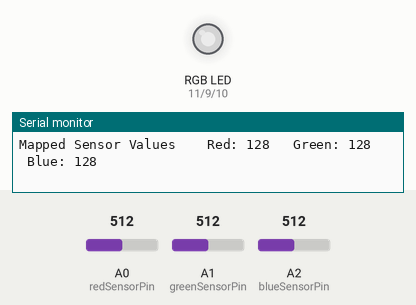
Recording of a sketch running on a simulated Arduino Uno, built with avr-gcc and run on an emulated ATmega328P. Parts: an RGB LED mixed from three pins (HIGH = lit), the last lines printed to the serial monitor. Inputs (shaded band) come from the test bench; at power-on: A0 (redSensorPin) = 512, A1 (greenSensorPin) = 512, A2 (blueSensorPin) = 512. Dim RGB values are drawn brighter than linear.

Above: at 1.8 s.
1.9 s: A0 (redSensorPin) set to 716
At 3.3 s:
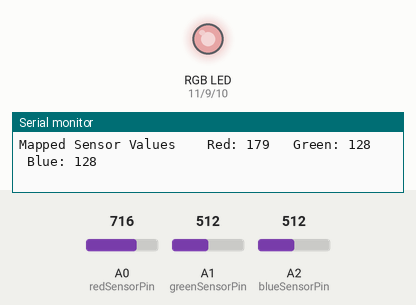
3.6 s: A1 (greenSensorPin) set to 716
At 5.4 s:
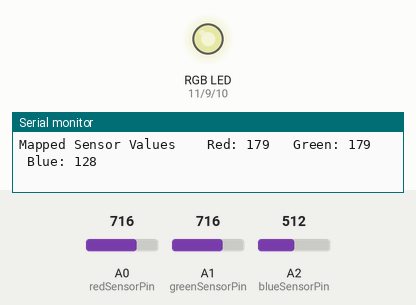
5.7 s: A2 (blueSensorPin) set to 716
At 7.5 s:
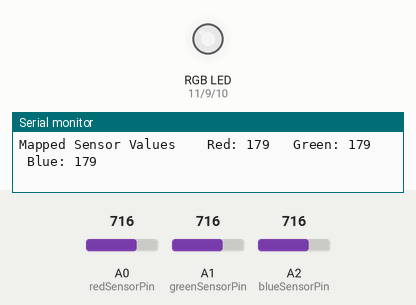
7.8 s: A0 (redSensorPin) set to 900
At 9.6 s:
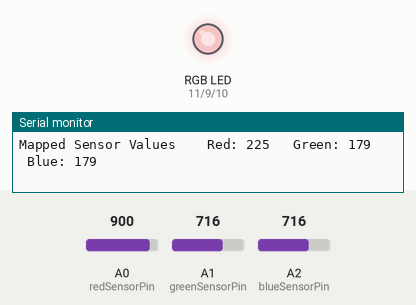
10.0 s: A1 (greenSensorPin) set to 900
At 11.6 s:
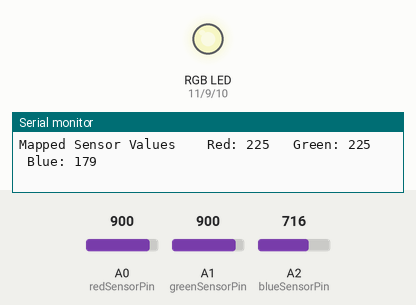
12.1 s: A2 (blueSensorPin) set to 900
At 13.7 s:
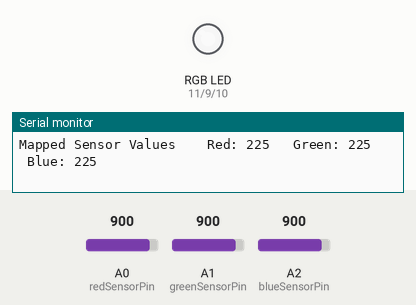
Timing chart, 0 to 15.2 s (numbered marks = the images above; inputs shaded):
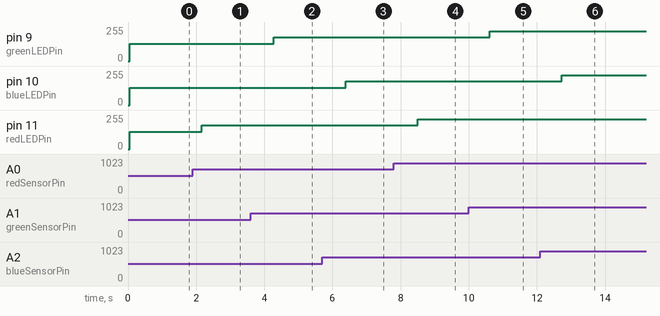

Measured:
- after the input at 1.9 s, pin 11 (redLEDPin): 128/255 → 179/255 after 0.27 s
- after the input at 3.6 s, pin 9 (greenLEDPin): 128/255 → 179/255 after 0.68 s
- after the input at 5.7 s, pin 10 (blueLEDPin): 128/255 → 179/255 after 0.69 s
- after the input at 7.8 s, pin 11 (redLEDPin): 179/255 → 225/255 after 0.71 s
- after the input at 10.0 s, pin 9 (greenLEDPin): 179/255 → 225/255 after 0.62 s
- after the input at 12.1 s, pin 10 (blueLEDPin): 179/255 → 225/255 after 0.63 s

The sketch:

ColorMixingLamp.ino
```cpp
// set constants for the LED pins
// these will be the outputs
const int greenLEDPin = 9;
const int redLEDPin = 11;
const int blueLEDPin = 10;
// set constants for the photo sensors
// these will be the inputs
const int redSensorPin = A0;
const int greenSensorPin = A1;
const int blueSensorPin = A2;
// variables for the output values
int redValue = 0;
int greenValue = 0;
int blueValue = 0;
// variables for the incoming sensor values
int redSensorValue = 0;
int greenSensorValue = 0;
int blueSensorValue = 0;

// setup() runs once when the Arduino is first powered on
void setup() {
    // open a connection between the Arduino and the computer
    // set at 9600 bits per second
    Serial.begin(9600);
    // define the output pins
    pinMode(greenLEDPin, OUTPUT);
    pinMode(redLEDPin, OUTPUT);
    pinMode(blueLEDPin, OUTPUT);
}

// loop() runs continuously after the setup() function has completed
void loop() {
    // read the sensor values on A0, A1, and A2 with analogRead() and store the
    // values in the appropriate variables
    redSensorValue = analogRead(redSensorPin);
    // ADC takes a millisecond to do its work, so put a delay
    delay(5);
    greenSensorValue = analogRead(greenSensorPin);
    delay(5);
    blueSensorValue = analogRead(blueSensorPin);

    // print out the sensor values on one line
    // \t is the equivalent of pressing the "tab" key on the keyboard
    Serial.print("Raw Sensor Values \t Red: ");
    Serial.print(redSensorValue);
    Serial.print("\t Green: ");
    Serial.print(greenSensorValue);
    Serial.print("\t Blue: ");
    Serial.println(blueSensorValue);

    // since the analog pins return a value betwen 0-1023, you have to divide
    // by 4 to convert to the duty cycle, as PVM expects a value between 0-255
    redValue = redSensorValue / 4;
    greenValue = greenSensorValue / 4;
    blueValue = blueSensorValue / 4;

    // print the new mapped values on their own line
    Serial.print("Mapped Sensor Values \t Red: ");
    Serial.print(redValue);
    Serial.print("\t Green: ");
    Serial.print(greenValue);
    Serial.print("\t Blue: ");
    Serial.println(blueValue);

    // Set the LED light levels
    // analogWrite() changes the LED's brightness via PVM
    // first argument is the pin to send the info
    // second arguent the duty cycle between 0-255
    analogWrite(redLEDPin, redValue);
    analogWrite(greenLEDPin, greenValue);
    analogWrite(blueLEDPin, blueValue);

    delay(1000);
}
```
